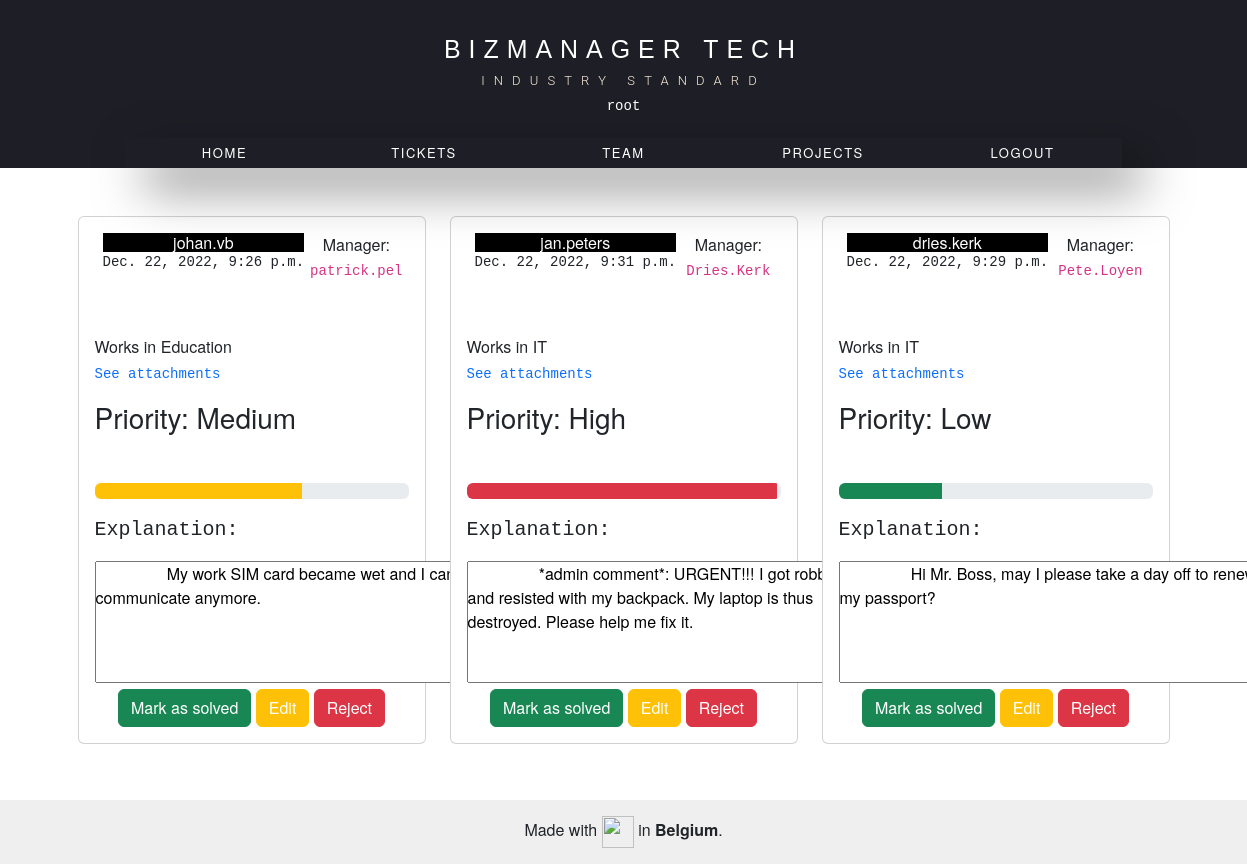
Page /list (signed in) on the committed database.
### sec/models.py (models this page shows)
class User(AbstractUser):
    manager = models.CharField(max_length=100,default="Sam Adams")
    department = models.CharField(max_length=80,default="Finance")

### ticket/models.py (models this page shows)
class Ticket(models.Model):
    def __str__(self):
        return f"""
        #{self.pk} by {self.author} has {self.priority} priority
        """
    author = models.CharField(max_length=80, default='John Smith')
    manager = models.CharField(max_length=80, default='Sam Adams')
    department = models.CharField(max_length=80, default='Finance')
    date = models.DateTimeField(auto_now=True)
    priority = models.CharField(max_length=6, default='Low')
    evidence = models.ImageField(upload_to="images",
                                 default='https://oncall258.com/wp-content/uploads/2015/03/iStock_000054981982_Small.jpg')
    comment = models.CharField(max_length=5000, default='Lorem Ipsum')

### ticket/views.py (the view)
# urls.py: path('list', views.ListView.as_view(), name='list'),
class ListView(ListView):
    template_name = 'ticket/list.html'
    model = Ticket

### ticket/templates/ticket/list.html (shortened to what this page needs)
{% extends 'base.html' %} {% load static %} {% block content %} {% if user.is_authenticated %}
<div class="container mt-5 mb-3">
  <div class="row">
    {% for ticket in object_list%} {% if ticket.author.strip.lower == user.username.strip.lower or user.is_superuser or user.username.strip.lower == ticket.manager.strip.lower%}
    <div class="col-md-4">
      <div class="card p-3 mb-2">
        <div class="d-flex justify-content-between">
          <div class="d-flex flex-row align-items-center">
            <div class="ms-2 c-details">
              <h6 class="mb-0 bg-black text-white text-center">
                {{ticket.author}}
              </h6>
              <pre>{{ticket.date}}</pre>
            </div>
          </div>
          <div class="text-sm-center">Manager: <span><code>{{ticket.manager}}</code></span></div>
        </div>
        <div class="mt-5">
          <h6>Works in {{ticket.department}}</h6>
          <pre
            data-bs-toggle="modal"
            data-bs-target="#exampleModal{{ticket.pk}}"
          ><a href="#">See attachments</a></pre>
          <h3 class="heading">Priority: {{ticket.priority}}</h3>
          <div class="mt-5">
            <div class="progress">
              {% if ticket.priority == 'High' %}
              <div
                class="progress-bar bg-danger"
                role="progressbar"
                style="width: 99%"
                aria-valuenow="50"
                aria-valuemin="0"
                aria-valuemax="100"
              ></div>
              {% elif ticket.priority == 'Medium'%}
              <div
                class="progress-bar bg-warning"
                role="progressbar"
                style="width: 66%"
                aria-valuenow="50"
                aria-valuemin="0"
                aria-valuemax="100"
              ></div>
              {% elif ticket.priority == 'Low'%}
              <div
                class="progress-bar bg-success"
                role="progressbar"
                style="width: 33%"
                aria-valuenow="50"
                aria-valuemin="0"
                aria-valuemax="100"
              ></div>
              {% endif %}
            </div>
            <div class="mt-3">
              <pre class="lead">Explanation:</pre>
              <textarea readonly name="comment" id="comment" cols="45" rows="5">
                {{ticket.comment}}
              </textarea>
            </div>
            <div class="text-center">
              {% if user.is_superuser %}
              <button class="btn btn-success">Mark as solved</button>
              <button class="btn btn-warning"><a class='text-white' href="{% url 'update' pk=ticket.pk %}">Edit</a></button>
              <button class="btn btn-danger"><a class='text-white' href="{% url 'delete' pk=ticket.pk %}">Reject</a></button>
              {% else %}
              <pre>Please wait for an IT personnel to handle the issue.</pre>
              {% endif %}
            </div>
          </div>
        </div>
      </div>
    </div>
    {% endif %} {% endfor %}
  </div>
</div>
{% endif %} {% endblock %}

### templates/base.html (shortened to what this page needs)
{% load static %}
<!DOCTYPE html>
<html lang="en">
  <head>
    <link
      href="https://cdn.jsdelivr.net/npm/bootstrap@5.2.3/dist/css/bootstrap.min.css"
      rel="stylesheet"
    />
    <link rel="stylesheet" href="{% static 'styles.css' %}" />
  </head>
  <body>
    {% include 'ticket/includes/header.html' %}
    <div class="container">
      {% block content %}{% endblock%}
    </div>
    {% include 'ticket/includes/footer.html' %}
  </body>
</html>

### ticket/templates/ticket/includes/header.html (shortened to what this page needs)
{% load static %}
<link rel="stylesheet" href="{% static 'ticket/includes/header.css' %}" />
<sectio class="nav">
  <h1>BIZMANAGER TECH</h1>
  <h3 class="span loader">
    <span class="m">I</span><span class="m">N</span><span class="m">D</span
    ><span class="m">U</span><span class="m">S</span><span class="m">T</span
    ><span class="m">R</span><span class="m">Y</span
    ><span class="m">&nbsp;</span><span class="m">S</span
    ><span class="m">T</span><span class="m">A</span><span class="m">N</span
    ><span class="m">D</span><span class="m">A</span><span class="m">R</span
    ><span class="m">D</span>
  </h3>
  <div class="nav-container">
    <a class="nav-tab" href="{% url 'homepage'%}">HOME</a
    ><a class="nav-tab" href="{% url 'list'%}">TICKETS</a
    ><a class="nav-tab" href="{% url 'team' %}">TEAM</a><a class="nav-tab" href="">PROJECTS</a>
    {% if user.is_authenticated %}
    <a class="nav-tab" href="{% url 'logout' %}">LOGOUT</a>
    {% else %}
    <a class="nav-tab" href="{% url 'register_user' %}">REGISTER</a>
    <a class="nav-tab" href="{% url 'login' %}">LOGIN</a>
    {% endif %}
  </div>
  {% if user.is_authenticated %}
  <div class="nav-container2">
    <pre class="text-white">{{user}}</pre>
  </div>
  {% endif %}
</sectio>

### ticket/templates/ticket/includes/footer.html
{% load static %}
<link rel="stylesheet" href="{% static 'ticket/includes/footer.css' %}">
<div class="footer">
  Made with
  <img
    src="https://emojipedia-us.s3.dualstack.us-west-1.amazonaws.com/thumbs/160/twitter/322/waffle_1f9c7.png"
    alt=""
    width="32"
    height="32"
  />
  in <strong>Belgium</strong>.
</div>

### ticket/static/ticket/includes/header.css (style rules this page uses)
* { margin: 0; padding: 0; box-sizing: border-box; }
body { font-family: "ROBOTO", sans-serif; }
.nav, .slider { display: flex; flex-direction: column; justify-content: center; align-items: center; height: 21vh; position: relative; background-color: #1e1f26; text-align: center; padding: 0 2em; }
.nav h1, .slider h1 { font-family: "Josefin Sans", sans-serif; font-size: small; margin: 0; padding-bottom: 0.5rem; letter-spacing: 0.5rem; color: #ffffff; transition: all 0.3s ease; z-index: 3; }
h3.span { font-size: small; letter-spacing: 0.7em; font-family: "ROBOTO", sans-serif; font-weight: 300; color: #faebd7; z-index: 4; }
a { text-decoration: none; }
.nav-container { display: flex; flex-direction: row; position: absolute; bottom: 0; width: 80%; height: 18%; box-shadow: 20px 20px 50px rgba(0, 0, 0, 0.5); background: #1e1f26; z-index: 10; transition: all 0.3s cubic-bezier(0.19, 1, 0.22, 1); }
.nav-tab { display: flex; justify-content: center; align-items: center; flex: 1; color: #ffffff; letter-spacing: 0.1rem; transition: all 0.5s ease; font-size: small; }
@media (min-width: 800px) { .nav h1, .slider h1 { font-size: 2vw; } }
@media (min-width: 800px) { .nav-tab { font-size: small; } }

### ticket/static/ticket/includes/footer.css (style rules this page uses)
html { height: 100%; box-sizing: border-box; }
*, *:before, *:after { box-sizing: inherit; }
body { position: relative; margin: 0; padding-bottom: 6rem; min-height: 100%; font-family: "Helvetica Neue", Arial, sans-serif; }
.footer { position: absolute; right: 0; bottom: 0; left: 0; padding: 1rem; background-color: #efefef; text-align: center; }

### rows in the picture
User: username "root"
Ticket: author "johan.vb", date "Dec. 22, 2022, 9:26 p.m.", manager "patrick.pel", department "Education", priority "Medium", comment "My work SIM card became wet and I can't communicate anymore."
Ticket: author "jan.peters", date "Dec. 22, 2022, 9:31 p.m.", manager "Dries.Kerk", department "IT", priority "High", comment "*admin comment*: URGENT!!! I got robbed today and resisted with my backpack. My laptop is thus destroyed. Please help me fix it."
Ticket: author "dries.kerk", date "Dec. 22, 2022, 9:29 p.m.", manager "Pete.Loyen", department "IT", priority "Low", comment "Hi Mr. Boss, may I please take a day off to renew my passport?"
